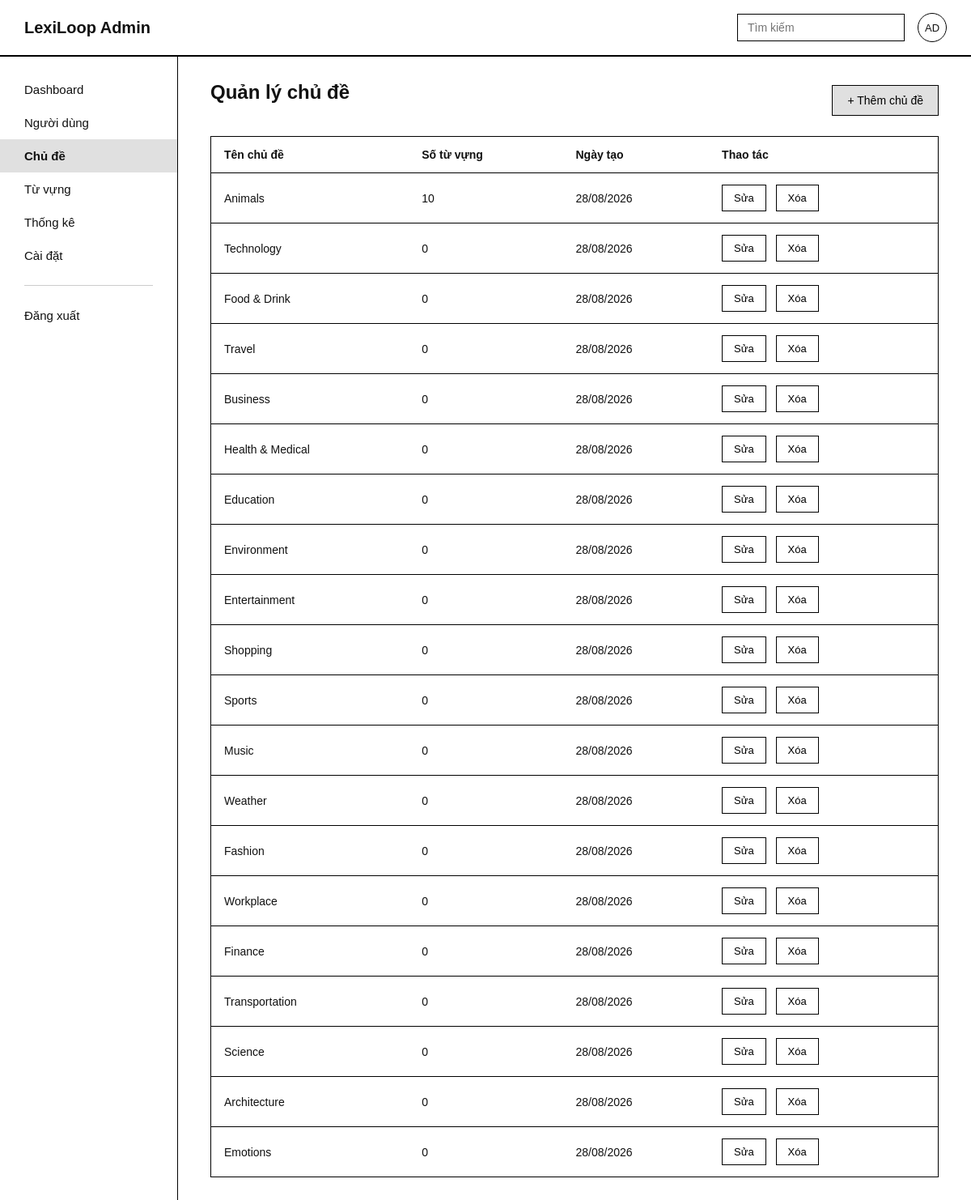
Page /pages/admin/D_Quanlychude.php on the committed database.
### tables this page shows
CREATE TABLE `Topics` (
    `topicID` int NOT NULL,
    `topicName` varchar(100) NOT NULL,
    `topicDescription` text,
    `category` varchar(20) NOT NULL DEFAULT 'common',
    `created_by` int DEFAULT NULL,
    `topicCreated_at` datetime DEFAULT CURRENT_TIMESTAMP
);

### pages/admin/D_Quanlychude.php (the view, shortened to what this page needs)
<?php
require_once($_SERVER['DOCUMENT_ROOT'] . "/Connect.php");
$sqlDanhSach = "SELECT t.topicID, t.topicName, t.topicDescription, t.topicCreated_at,
                       (SELECT COUNT(*) FROM vocabulary v WHERE v.topic_id = t.topicID) AS soTuVung
                FROM Topics t
                ORDER BY t.topicCreated_at DESC";
$ketQuaDanhSach = mysqli_query($link, $sqlDanhSach);
?>
<!doctype html>
<html lang="vi">
  <head>
    <link rel="stylesheet" type="text/css" href="../../CSS/D_Quanlychude.css"/>
  </head>
  <body>
    <div class="D_Quanlychude_Wrapper">
      <header class="D_Quanlychude_Topbar">
        <div class="D_Quanlychude_Logo">LexiLoop Admin</div>
        <div class="D_Quanlychude_TopbarPhai">
          <input
            type="text"
            class="D_Quanlychude_TimKiem"
            placeholder="Tìm kiếm"
          />
          <div class="D_Quanlychude_Avatar">AD</div>
        </div>
      </header>
      <div class="D_Quanlychude_Body">
        <nav class="D_Quanlychude_Sidebar">
          <a href="D_Dashboard_admin.php" class="D_Quanlychude_MucMenu"
            >Dashboard</a
          >
          <a href="D_Quanlynguoidung.php" class="D_Quanlychude_MucMenu"
            >Người dùng</a
          >
          <a
            href="D_Quanlychude.php"
            class="D_Quanlychude_MucMenu D_Quanlychude_DangChon"
            >Chủ đề</a
          >
          <a href="D_Quanlytuvung.php" class="D_Quanlychude_MucMenu"
            >Từ vựng</a
          >
          <a href="D_Thongkehethong.php" class="D_Quanlychude_MucMenu"
            >Thống kê</a
          >
          <a href="D_Caidathethong.php" class="D_Quanlychude_MucMenu"
            >Cài đặt</a
          >
          <hr class="D_Quanlychude_GachNgang" />
          <a href="../main/B_homepage.php" class="D_Quanlychude_MucMenu"
            >Đăng xuất</a
          >
        </nav>
        <main class="D_Quanlychude_NoiDung">
          <div class="D_Quanlychude_HangTieuDe">
            <h1 class="D_Quanlychude_TieuDe">Quản lý chủ đề</h1>
            <button
              id="D_Quanlychude_BtnThem"
              class="D_Quanlychude_NutXam"
              type="button"
            >
              + Thêm chủ đề
            </button>
          </div>
          <table class="D_Quanlychude_Bang">
            <thead>
              <tr>
                <th>Tên chủ đề</th>
                <th>Số từ vựng</th>
                <th>Ngày tạo</th>
                <th>Thao tác</th>
              </tr>
            </thead>
            <tbody id="D_Quanlychude_ThanBang">
              <?php while ($hang = mysqli_fetch_assoc($ketQuaDanhSach)): ?>
                <tr
                  data-id="<?php echo (int) $hang["topicID"]; ?>"
                  data-tenchude="<?php echo htmlspecialchars($hang["topicName"]); ?>"
                  data-mota="<?php echo htmlspecialchars($hang["topicDescription"]); ?>"
                >
                  <td class="D_Quanlychude_OTen"><?php echo htmlspecialchars($hang["topicName"]); ?></td>
                  <td><?php echo (int) $hang["soTuVung"]; ?></td>
                  <td><?php echo date("d/m/Y", strtotime($hang["topicCreated_at"])); ?></td>
                  <td>
                    <button class="D_Quanlychude_NutSua" type="button">
                      Sửa
                    </button>
                    <form
                      method="post"
                      action="D_Quanlychude.php"
                      style="display:inline"
                      onsubmit="return confirm('Xóa chủ đề này? Toàn bộ từ vựng thuộc chủ đề sẽ bị xóa theo.');"
                    >
                      <button class="D_Quanlychude_NutXoa" type="submit">
                        Xóa
                      </button>
                    </form>
                  </td>
                </tr>
              <?php endwhile; ?>
            </tbody>
          </table>
        </main>
      </div>
    </div>
  </body>
</html>

### CSS/D_Quanlychude.css (style rules this page uses)
* { box-sizing: border-box; margin: 0; padding: 0; }
body { font-family: Arial, Helvetica, sans-serif; color: #111111; background-color: #ffffff; }
.D_Quanlychude_Wrapper { min-height: 100vh; }
.D_Quanlychude_Topbar { display: flex; align-items: center; justify-content: space-between; padding: 16px 30px; border-bottom: 2px solid #000000; }
.D_Quanlychude_Logo { font-size: 20px; font-weight: bold; }
.D_Quanlychude_TopbarPhai { display: flex; align-items: center; gap: 16px; }
.D_Quanlychude_TimKiem { padding: 8px 12px; border: 1px solid #000000; font-size: 14px; }
.D_Quanlychude_Avatar { width: 36px; height: 36px; border-radius: 50%; border: 1px solid #000000; display: flex; align-items: center; justify-content: center; font-size: 13px; }
.D_Quanlychude_Body { display: flex; }
.D_Quanlychude_Sidebar { width: 220px; border-right: 1px solid #000000; min-height: calc(100vh - 69px); padding: 20px 0; display: flex; flex-direction: column; }
.D_Quanlychude_MucMenu { display: block; padding: 12px 30px; color: #111111; text-decoration: none; font-size: 15px; }
.D_Quanlychude_DangChon { background-color: #e0e0e0; font-weight: bold; }
.D_Quanlychude_GachNgang { border: none; border-top: 1px solid #cccccc; margin: 16px 30px; }
.D_Quanlychude_NoiDung { flex: 1; padding: 30px 40px; }
.D_Quanlychude_TieuDe { font-size: 24px; margin-bottom: 20px; }
.D_Quanlychude_HangTieuDe { display: flex; align-items: center; justify-content: space-between; margin-bottom: 20px; }
.D_Quanlychude_NutXam { padding: 10px 18px; border: 1px solid #000000; background-color: #e0e0e0; cursor: pointer; font-size: 14px; }
.D_Quanlychude_Bang { width: 100%; border-collapse: collapse; border: 1px solid #000000; }
.D_Quanlychude_Bang th, .D_Quanlychude_Bang td { text-align: left; padding: 14px 16px; border-bottom: 1px solid #000000; font-size: 14px; }
.D_Quanlychude_Bang thead th { font-weight: bold; }
.D_Quanlychude_NutSua, .D_Quanlychude_NutXoa { padding: 8px 14px; border: 1px solid #000000; background-color: #ffffff; cursor: pointer; font-size: 13px; margin-right: 8px; }

### rows in the picture
topics: topicName "Animals", soTuVung "10", topicCreated_at "28/08/2026"
topics: topicName "Technology", soTuVung "0", topicCreated_at "28/08/2026"
topics: topicName "Food & Drink", soTuVung "0", topicCreated_at "28/08/2026"
topics: topicName "Travel", soTuVung "0", topicCreated_at "28/08/2026"
topics: topicName "Business", soTuVung "0", topicCreated_at "28/08/2026"
topics: topicName "Health & Medical", soTuVung "0", topicCreated_at "28/08/2026"
topics: topicName "Education", soTuVung "0", topicCreated_at "28/08/2026"
topics: topicName "Environment", soTuVung "0", topicCreated_at "28/08/2026"
topics: topicName "Entertainment", soTuVung "0", topicCreated_at "28/08/2026"
topics: topicName "Shopping", soTuVung "0", topicCreated_at "28/08/2026"
topics: topicName "Sports", soTuVung "0", topicCreated_at "28/08/2026"
topics: topicName "Music", soTuVung "0", topicCreated_at "28/08/2026"
topics: topicName "Weather", soTuVung "0", topicCreated_at "28/08/2026"
topics: topicName "Fashion", soTuVung "0", topicCreated_at "28/08/2026"
topics: topicName "Workplace", soTuVung "0", topicCreated_at "28/08/2026"
topics: topicName "Finance", soTuVung "0", topicCreated_at "28/08/2026"
topics: topicName "Transportation", soTuVung "0", topicCreated_at "28/08/2026"
topics: topicName "Science", soTuVung "0", topicCreated_at "28/08/2026"
topics: topicName "Architecture", soTuVung "0", topicCreated_at "28/08/2026"
topics: topicName "Emotions", soTuVung "0", topicCreated_at "28/08/2026"
